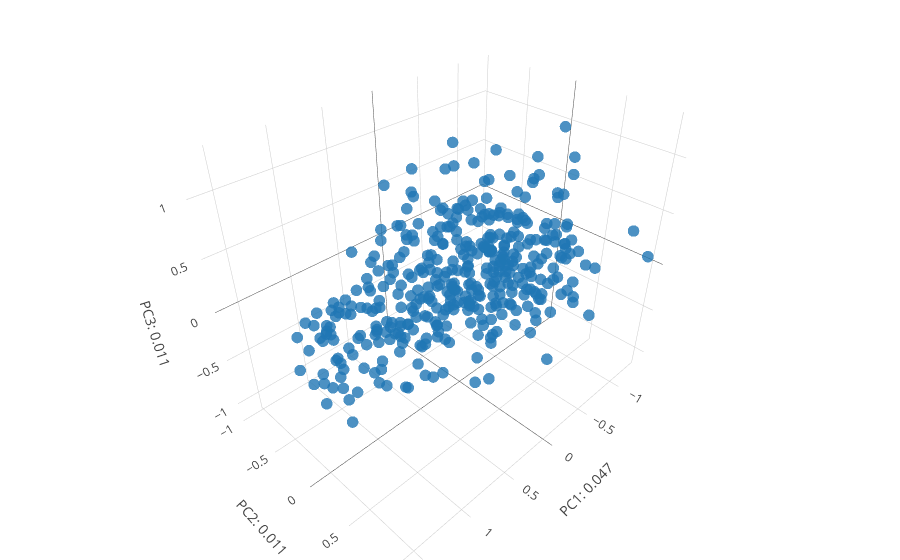

The cell this chart's notebook holds for it:
### Code cell
#### Let's plot the first 3 coordinates nonetheless.
####
fig_data= [go.Scatter3d(
        x = features[:,0],
        y = features[:,1],
        z = features[:,2],
        type='scatter3d',
        mode= "markers",
        text= ['a: {}; b: {}, L: {}; index = {}'.format(background[k,0],background[k,1],background[k,2], k) for k in range(background.shape[0])],
        marker= {
        'line': {'width': 0},
        'size': 4,
        'symbol': 'circle',
      "opacity": .8
      }
    )]


layout = go.Layout(
    margin=dict(
        l=0,
        r=0,
        b=0,
        t=0
    ),
    scene= Scene(
    yaxis=dict(
        title='PC2: {}'.format(round(var_comps[1],3))),
    xaxis=dict(
    title= 'PC1: {}'.format(round(var_comps[0],3))),
    zaxis=dict(
    title= 'PC3: {}'.format(round(var_comps[2],3))))
)

fig = go.Figure(data=fig_data, layout=layout)
iplot(fig)

### Figure 1 — Plotly figure (JSON) as saved in the notebook; plotly's stock layout.template omitted (floating-point values rounded to 4 significant figures; data arrays with more than 128 entries replaced by an {"elided": "..."} marker saying what was removed)
{"data": [{"marker": {"line": {"width": 0}, "opacity": 0.8, "size": 4, "symbol": "circle"}, "mode": "markers", "text": {"elided": "400 str values"}, "type": "scatter3d", "x": {"elided": "400 float values"}, "y": {"elided": "400 float values"}, "z": {"elided": "400 float values"}}], "layout": {"margin": {"b": 0, "l": 0, "r": 0, "t": 0}, "scene": {"xaxis": {"title": "PC1: 0.047"}, "yaxis": {"title": "PC2: 0.011"}, "zaxis": {"title": "PC3: 0.011"}}}}
